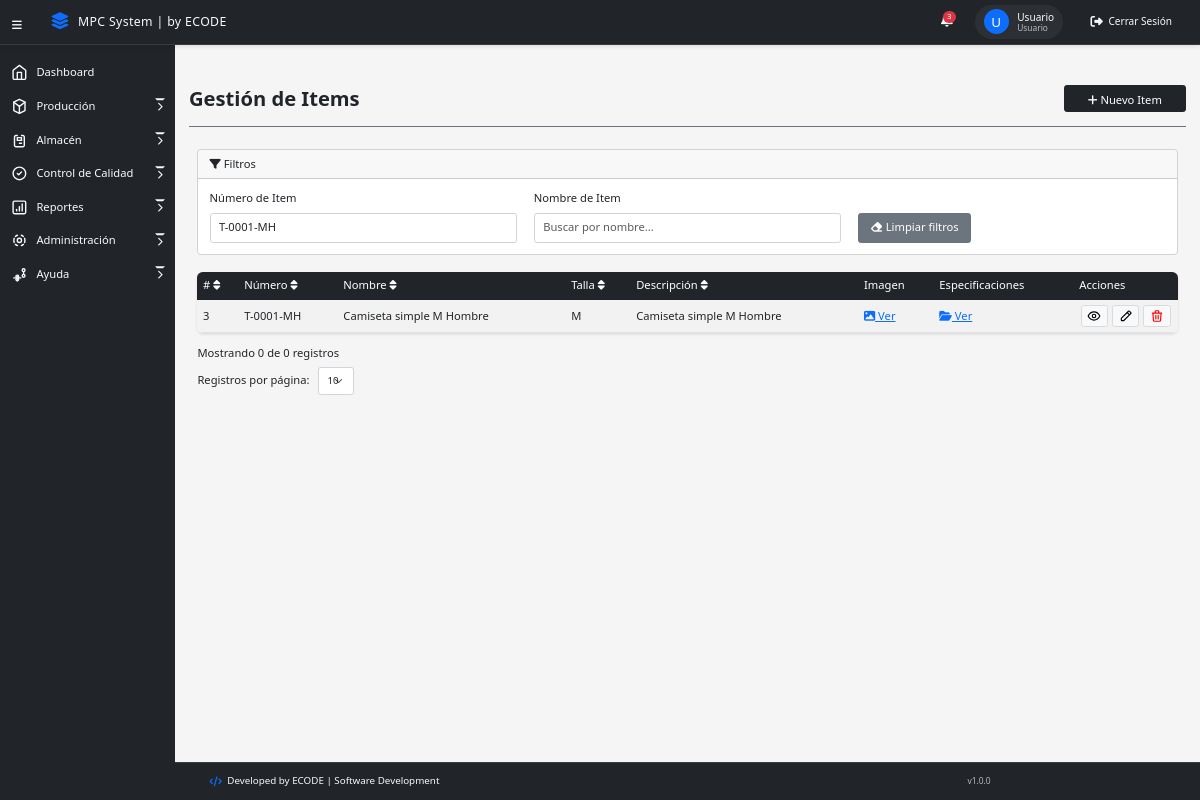
The app's page /views/items.php?item_numero=T-0001-MH (signed in) with its own data.
### tables this page shows
CREATE TABLE `items` (
  `id` int(11) NOT NULL,
  `item_numero` varchar(50) NOT NULL,
  `item_nombre` varchar(100) NOT NULL,
  `item_descripcion` text DEFAULT NULL,
  `item_talla` varchar(10) DEFAULT NULL,
  `item_img` text DEFAULT NULL,
  `item_dir_specs` varchar(255) DEFAULT NULL
);

### controllers/ItemController.php (called while the page is built, shortened)
<?php
require_once __DIR__ . '/../models/Item.php';
require_once __DIR__ . '/../config/Database.php';
class ItemController {
    private $item;
    public function __construct() {
        $database = new Database();
        $this->conn = $database->getConnection();
        $this->item = new Item($this->conn);
    }
    public function searchItems($itemNumero, $itemNombre) {
        try {
            return $this->item->search($itemNumero, $itemNombre);
        } catch (Exception $e) {
            error_log("Error en searchItems: " . $e->getMessage());
            return [];
        }
    }
}

### config/database.php (called while the page is built, shortened)
<?php
class Database {
    private $host = "localhost";
    private $database_name = "minlex_elsalvador";
    private $username = "root";
    private $password = "";
    private $port = 3306;
    public function getConnection() {
        $this->conn = null;
        try {
            try {
                $this->conn = new PDO(
                    "mysql:unix_socket=/opt/lampp/var/mysql/mysql.sock;dbname=" . $this->database_name,
                    $this->username,
                    $this->password
                );
            } catch (PDOException $e) {
                $this->conn = new PDO(
                    "mysql:host=" . $this->host . ";port=" . $this->port . ";dbname=" . $this->database_name,
                    $this->username,
                    $this->password
                );
            }
            $this->conn->setAttribute(PDO::ATTR_ERRMODE, PDO::ERRMODE_EXCEPTION);
            $this->conn->setAttribute(PDO::ATTR_DEFAULT_FETCH_MODE, PDO::FETCH_ASSOC);
            $this->conn->exec("SET NAMES utf8");
            return $this->conn;
        } catch (PDOException $exception) {
            error_log("Error de conexión a la base de datos: " . $exception->getMessage());
            throw new Exception("Error de conexión a la base de datos. Por favor verifica que XAMPP esté corriendo.");
        }
    }
}
?>

### models/Item.php (called while the page is built, shortened)
<?php
require_once __DIR__ . '/../config/Database.php';
class Item {
    private $conn;
    private $table_name = "items";
    public function __construct($db) {
        $this->conn = $db;
        $this->conn->setAttribute(PDO::ATTR_ERRMODE, PDO::ERRMODE_EXCEPTION);
    }
    public function search($itemNumero, $itemNombre) {
        try {
            $query = "SELECT * FROM " . $this->table_name . " WHERE 1=1";
            $params = [];
            if (!empty($itemNumero)) {
                $query .= " AND item_numero LIKE :item_numero";
                $params[':item_numero'] = "%{$itemNumero}%";
            }
            $query .= " ORDER BY item_numero LIMIT 50";
            $stmt = $this->conn->prepare($query);
            foreach ($params as $key => $value) {
                $stmt->bindValue($key, $value);
            }
            $stmt->execute();
            $results = $stmt->fetchAll(PDO::FETCH_ASSOC);
            return $results;
        } catch (PDOException $e) {
            error_log("Error en Item::search: " . $e->getMessage());
            throw new Exception("Error al buscar items en la base de datos", 0, $e);
        }
    }
}

### views/items.php (the view, shortened to what this page needs)
<?php
require_once '../controllers/ItemController.php';
$itemController = new ItemController();
$itemNumero = isset($_GET['item_numero']) ? $_GET['item_numero'] : '';
$itemNombre = isset($_GET['item_nombre']) ? $_GET['item_nombre'] : '';
$pageTitle = "Gestión de Items";
?>
<!DOCTYPE html>
<html lang="es">
<head>
    <link href="https://cdn.jsdelivr.net/npm/bootstrap@5.3.0/dist/css/bootstrap.min.css" rel="stylesheet">
    <link rel="stylesheet" href="https://cdnjs.cloudflare.com/ajax/libs/font-awesome/6.5.1/css/all.min.css">
    <link rel="stylesheet" href="../css/style_main.css">
</head>
<body>
    <?php include '../components/menu_lateral.php'; ?>
    <main>
        <div class="titulo-vista">
            <h1><strong><?php echo $pageTitle; ?></strong></h1>
            <button type="button" class="btn btn-dark" data-bs-toggle="modal" data-bs-target="#itemModal">
                <i class="fas fa-plus"></i> Nuevo Item
            </button>
        </div>
        <div class="container-fluid">
            <div class="card mb-4">
                <div class="card-header">
                    <i class="fas fa-filter"></i> Filtros
                </div>
                <div class="card-body">
                    <div class="row align-items-end">
                        <div class="col-md-4">
                            <label for="item_numero" class="form-label">Número de Item</label>
                            <input type="text" class="form-control filtro" id="item_numero" name="item_numero" value="<?php echo htmlspecialchars($itemNumero); ?>" placeholder="Buscar por número...">
                        </div>
                        <div class="col-md-4">
                            <label for="item_nombre" class="form-label">Nombre de Item</label>
                            <input type="text" class="form-control filtro" id="item_nombre" name="item_nombre" value="<?php echo htmlspecialchars($itemNombre); ?>" placeholder="Buscar por nombre...">
                        </div>
                        <div class="col-md-4">
                            <button class="btn btn-secondary" id="limpiar-filtros">
                                <i class="fas fa-eraser"></i> Limpiar filtros
                            </button>
                        </div>
                    </div>
                </div>
            </div>
            <div class="table-responsive">
                <table class="table table-striped table-hover" id="tabla-items">
                    <thead>
                        <tr>
                            <th class="sortable" data-column="id"># <i class="fas fa-sort"></i></th>
                            <th class="sortable" data-column="numero">Número <i class="fas fa-sort"></i></th>
                            <th class="sortable" data-column="nombre">Nombre <i class="fas fa-sort"></i></th>
                            <th class="sortable" data-column="talla">Talla <i class="fas fa-sort"></i></th>
                            <th class="sortable" data-column="descripcion">Descripción <i class="fas fa-sort"></i></th>
                            <th>Imagen</th>
                            <th>Especificaciones</th>
                            <th>Acciones</th>
                        </tr>
                    </thead>
                    <tbody>
                        <?php
                        $items = [];
                        if (!empty($itemNumero) || !empty($itemNombre)) {
                            $items = $itemController->searchItems($itemNumero, $itemNombre);
                        } else {
                            $items = $itemController->getAllItems();
                        }
                        if (empty($items)) {
                            echo '<tr><td colspan="8" class="text-center">No se encontraron items</td></tr>';
                        } else {
                            foreach ($items as $item) {
                                echo '<tr>';
                                echo '<td>' . htmlspecialchars($item['id']) . '</td>';
                                echo '<td>' . htmlspecialchars($item['item_numero']) . '</td>';
                                echo '<td>' . htmlspecialchars($item['item_nombre']) . '</td>';
                                echo '<td>' . htmlspecialchars($item['item_talla'] ?? 'N/A') . '</td>';
                                echo '<td>' . htmlspecialchars(substr($item['item_descripcion'] ?? 'Sin descripción', 0, 50)) . (strlen($item['item_descripcion'] ?? '') > 50 ? '...' : '') . '</td>';
                                echo '<td>' . (empty($item['item_img']) ? 'No disponible' : '<a href="..' . htmlspecialchars($item['item_img']) . '" target="_blank"><i class="fas fa-image"></i> Ver</a>') . '</td>';
                                echo '<td>' . (empty($item['item_dir_specs']) ? 'No disponible' : '<a href="specs_viewer.php?dir=' . urlencode(str_replace('/uploads/specs/', '', $item['item_dir_specs'])) . '" target="_blank"><i class="fas fa-folder-open"></i> Ver</a>') . '</td>';
                                echo '<td>';
                                echo '<button type="button" class="btn btn-light view-item me-1" data-id="' . $item['id'] . '" data-bs-toggle="modal" data-bs-target="#itemDetailModal">';
                                echo '</button>';
                                echo '<button type="button" class="btn btn-light edit-item me-1" data-id="' . $item['id'] . '" data-bs-toggle="modal" data-bs-target="#itemModal">';
                                echo '</button>';
                                echo '<button type="button" class="btn btn-light delete-item" data-id="' . $item['id'] . '" data-numero="' . htmlspecialchars($item['item_numero']) . '" data-bs-toggle="modal" data-bs-target="#deleteItemModal">';
                                echo '</button>';
                                echo '</td>';
                                echo '</tr>';
                            }
                        }
                        ?>
                    </tbody>
                </table>
            </div>
            <div class="row mt-3">
                <div class="col-md-6">
                    <div class="registros-info">
                        Mostrando <span id="registros-mostrados">0</span> de <span id="registros-totales">0</span> registros
                    </div>
                </div>
                <div class="col-md-6">
                </div>
                <div class="col-md-6 mt-2">
                    <div class="form-group">
                        <label for="registros-por-pagina" class="form-label">Registros por página:</label>
                        <select class="form-select form-select-sm w-auto d-inline-block ms-2" id="registros-por-pagina">
                            <option value="10">10</option>
                        </select>
                    </div>
                </div>
            </div>
        </div>
    </main>
    <?php include '../components/footer.php'; ?>
</body>
</html>

### css/style_main.css (style rules this page uses)
:root { --sidebar-width: 250px; --header-height: 60px; --primary-color: #212529; --secondary-color: #6c757d; --success-color: #198754; --warning-color: #ffc107; --danger-color: #dc3545; --light-color: #f8f9fa; --dark-color: #212529; }
.sortable { cursor: pointer; }
body { min-height: 100vh; zoom: 0.7; margin: 0; margin-top: 57.59px; background-color: #f5f5f5; font-family: 'Segoe UI', Tahoma, Geneva, Verdana, sans-serif; }
main { margin-left: var(--sidebar-width); padding: 20px; min-height: calc(100vh - var(--header-height)); margin-bottom: 60px; }
.titulo-vista { display: flex; justify-content: space-between; align-items: center; margin-bottom: 2rem; padding-bottom: 1rem; border-bottom: 2px solid var(--secondary-color); }
.titulo-vista h1 { margin: 0; font-size: 1.8rem; color: var(--primary-color); }
.table-responsive { margin-top: 1rem; background-color: white; border-radius: 8px; box-shadow: 0 2px 4px rgba(0, 0, 0, 0.1); margin-bottom: 1rem; -webkit-overflow-scrolling: touch; }
.table { margin-bottom: 0; }
.table thead th { background-color: var(--primary-color); color: white; border: none; padding: 0.5rem; font-weight: 500; vertical-align: middle; }
.table tbody td { padding: 0.5rem; vertical-align: middle; }
.table-striped tbody tr:nth-of-type(odd) { background-color: rgba(0, 0, 0, 0.02); }
.table .btn { padding: 4px; margin: 0 2px; line-height: 1; }
.table .btn svg { width: 20px; height: 20px; }
.table th:last-child, .table td:last-child { width: 100px; white-space: nowrap; }
.table td, .table th { padding: 0.5rem; vertical-align: middle; }
.table .btn { padding: 4px 8px; margin: 0 2px; }
.form-label { font-weight: 500; color: var(--dark-color); }
.form-control, .form-select { border-radius: 4px; border: 1px solid #ced4da; padding: 8px 12px; }
.btn { font-weight: 500; padding: 8px 16px; border-radius: 4px; transition: all 0.2s; }
.btn-dark { background-color: var(--primary-color); border-color: var(--primary-color); }
.btn-light { border: 1px solid #dadada; }

### css/style_menu.css (style rules this page uses)
:root { --menu-width: 250px; --menu-width-collapsed: 64px; --menu-transition: 0.3s ease-in-out; --menu-bg: #212529; --menu-hover: rgba(255, 255, 255, 0.1); --menu-text: #f8f9fa; }
main { margin-left: var(--menu-width); padding: 64px 20px 20px; transition: margin-left var(--menu-transition); }
.titulo-vista { display: flex; flex-direction: row; padding-bottom: 20px; }
.titulo-vista h1 { flex: 1; }
.titulo-vista button { height: 38px; width: 175px; }

### records on screen
items: id "3", item_numero "T-0001-MH", item_nombre "Camiseta simple M Hombre", item_talla "M", item_descripcion "Camiseta simple M Hombre"

### other values on screen
$inicial "U"
$nombreCompleto "Usuario"
$rol "Usuario"
$pageTitle "Gestión de Items"
